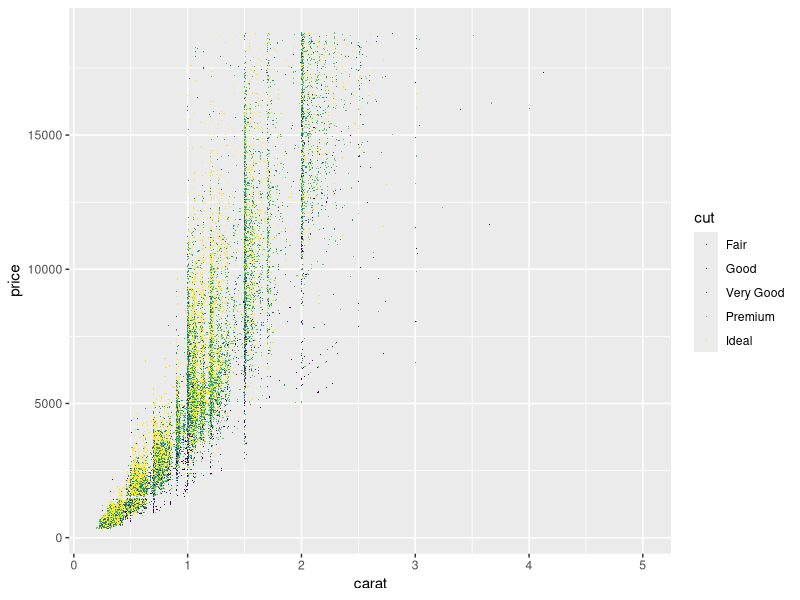
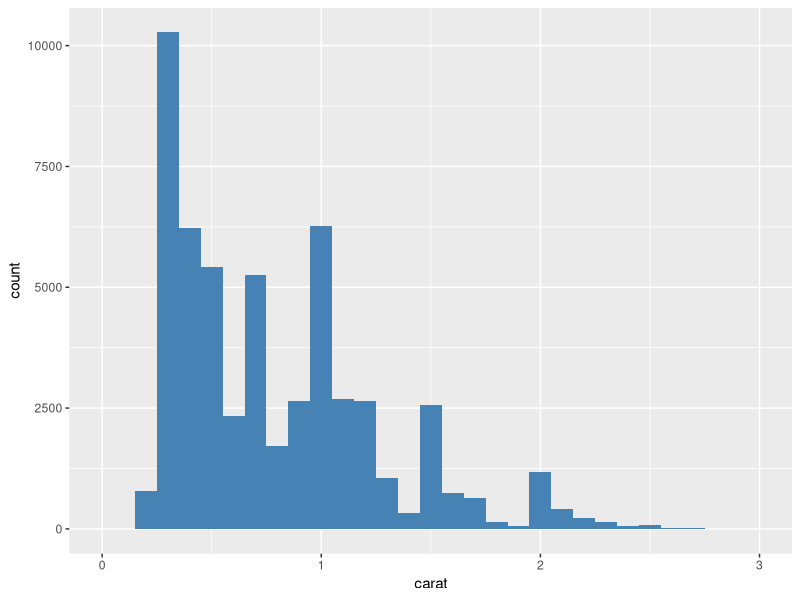
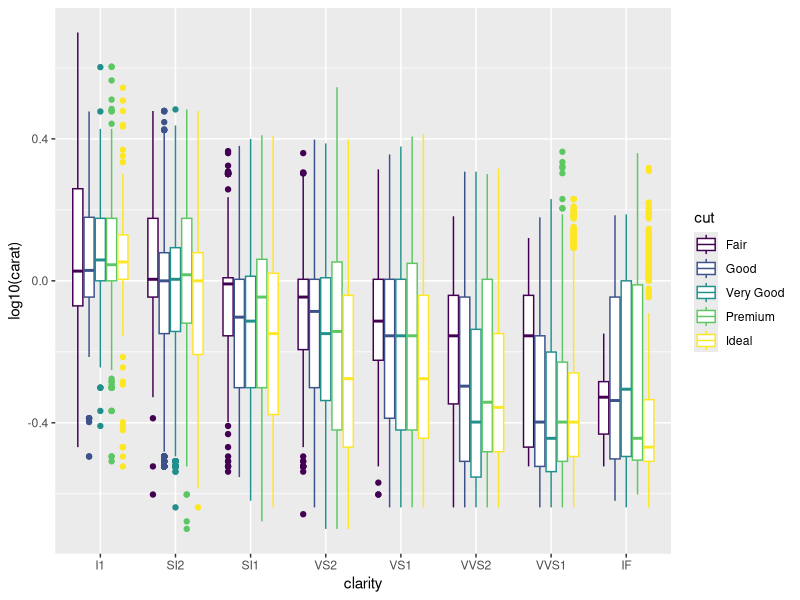
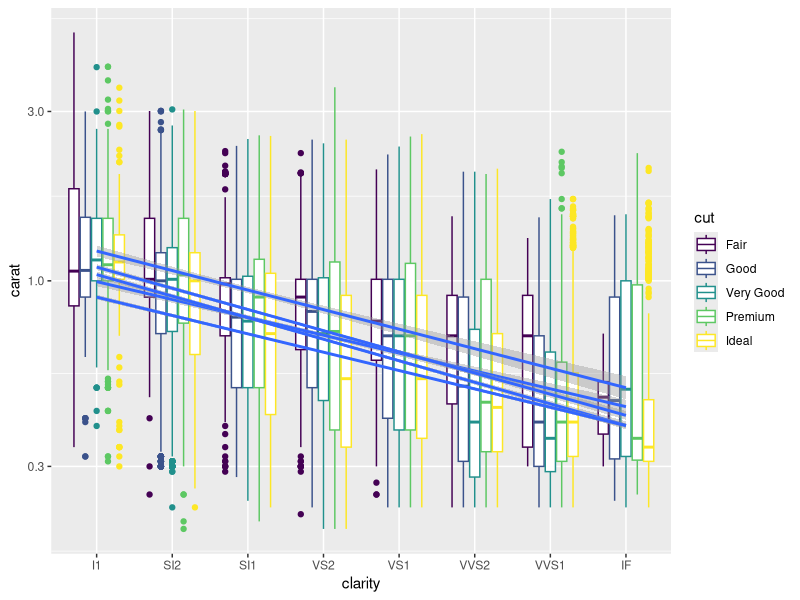
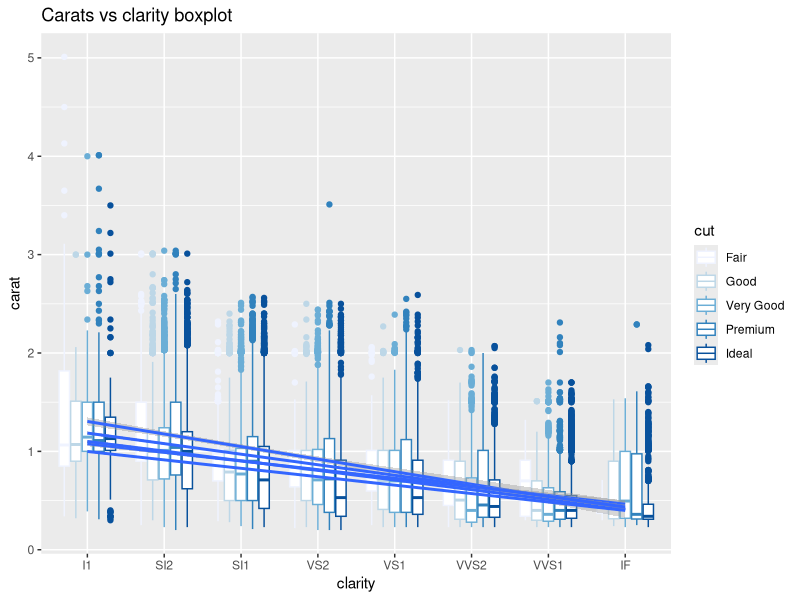

The R script that drew these images, in order:
library("ggplot2")
data('diamonds')
g <- ggplot(data = diamonds, aes(x = carat, y = price))
g + geom_point(aes(group= cut, colour=cut), size = 0.1, shape = 18)

d <- ggplot(diamonds, aes(x = carat)) + xlim(0, 3)
d + geom_histogram(stat = 'bin', fill = "steelblue", binwidth = 0.1)

png(files = "practical6_2.png", width = 500, height = 500, units = "px")
e <- ggplot(diamonds, aes(x = clarity, y = carat))
e <- e + geom_boxplot(aes(colour = cut))
sm <- e + geom_smooth(aes(group = cut), method = "lm")
#b <- sm + facet_grid(cut~color)
c <- sm + labs(title = "Carats vs clarity boxplot")
c <- c + scale_color_brewer()
c
dev.off()

e <- e + scale_y_continuous(trans = "log10")
f <- ggplot(diamonds, aes(x = clarity, y = log10(carat)))
f <- f + geom_boxplot(aes(colour = cut))
f
e <- e + geom_smooth(aes(group = cut), method = "lm")
e
